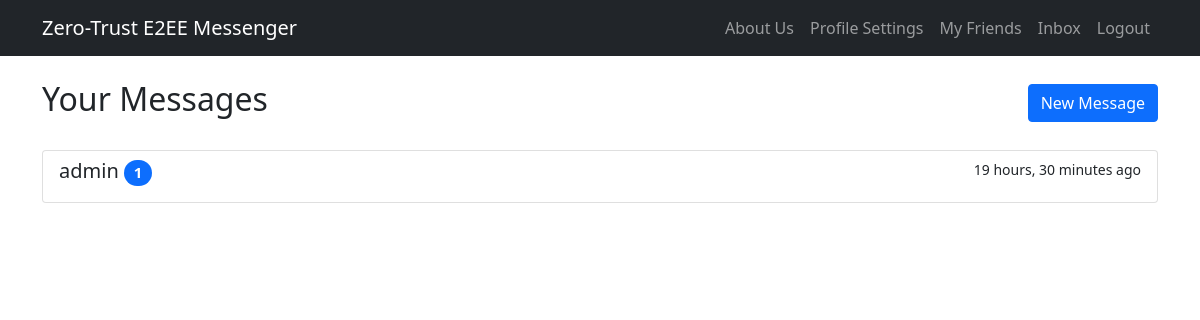
The app's page /inbox/ (signed in) with its own data.
### core/models.py (models this page shows, shortened)
class Conversation(models.Model):
    participants = models.ManyToManyField(User, related_name='conversations')
    created_at = models.DateTimeField(auto_now_add=True)
    updated_at = models.DateTimeField(auto_now=True)
    class Meta:
        ordering = ['-updated_at']
    def get_other_participant(self, user):
        return self.participants.exclude(id=user.id).first()
    def get_last_message(self):
        return self.messages.order_by('-timestamp').first()

class Message(models.Model):
    conversation = models.ForeignKey(
        Conversation,
        related_name='messages',
        on_delete=models.CASCADE
    )
    sender = models.ForeignKey(
        User,
        related_name='sent_messages',
        on_delete=models.CASCADE
    )
    ciphertext = models.TextField(null=True, blank=True)#TODO TEMPORRARY BLANK|
    encrypted_aes_key = models.TextField(null=True, blank=True) #TODO TEMPORRARY BLANK|
    encrypted_aes_key_sender = models.TextField(null=True, blank=True)
    iv = models.CharField(max_length=255, blank=True, null=True)
    timestamp = models.DateTimeField(default=timezone.now)
    edited_at = models.DateTimeField(null=True, blank=True)
    is_read = models.BooleanField(default=False)
    is_deleted = models.BooleanField(default=False)
    class Meta:
        ordering = ['timestamp']

### core/views.py (the view)
# urls.py: path('inbox/', views.inbox, name='inbox'),
@login_required(login_url='/login/')
def inbox(request):
    conversations = request.user.conversations.annotate(
        last_message_time=Max('messages__timestamp'),
        unread_count=Count(
            'messages',
            filter=Q(messages__is_read=False) & ~Q(messages__sender=request.user)
        )
    ).order_by('-last_message_time')
    for c in conversations:
        c.other_user = c.get_other_participant(request.user)
    return render(request, 'messaging/inbox.html', {
        'conversations': conversations,
    })

### core/templates/messaging/inbox.html (shortened to what this page needs)
{% extends 'base.html' %}
{% block content %}
<div class="container mt-4">
    <div class="row">
        <div class="col-md-12">
            <div class="d-flex justify-content-between align-items-center mb-4">
                <h2>Your Messages</h2>
                <a href="{% url 'user_list' %}" class="btn btn-primary">New Message</a>
            </div>
            {% if conversations %}
                <div class="list-group">
                    {% for conversation in conversations %}
                        {% with last_msg=conversation.get_last_message %}
                        <a href="{% url 'conversation' conversation.id %}"
                           class="list-group-item list-group-item-action">
                            <div class="d-flex w-100 justify-content-between">
                                <h5 class="mb-1">
                                    {{ conversation.other_user.username }}
                                    {% if conversation.unread_count > 0 %}
                                        <span class="badge bg-primary rounded-pill">{{ conversation.unread_count }}</span>
                                    {% endif %}
                                </h5>
                                <small>
                                    {% if last_msg %}
                                        {{ last_msg.timestamp|timesince }} ago
                                    {% endif %}
                                </small>
                            </div>
                        </a>
                        {% endwith %}
                    {% endfor %}
                </div>
            {% else %}
                <div class="alert alert-info">
                    <p>No messages yet. <a href="{% url 'user_list' %}">Start a conversation!</a></p>
                </div>
            {% endif %}
        </div>
    </div>
</div>
{% endblock %}

### records on screen
Conversation: other_user.username "admin", unread_count "1", get_last_message.timestamp "19 hours, 30 minutes"
